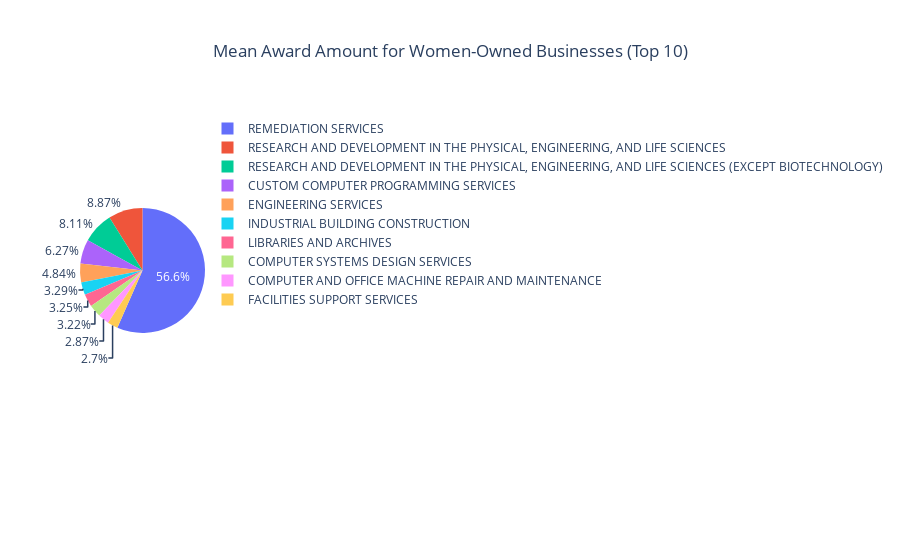
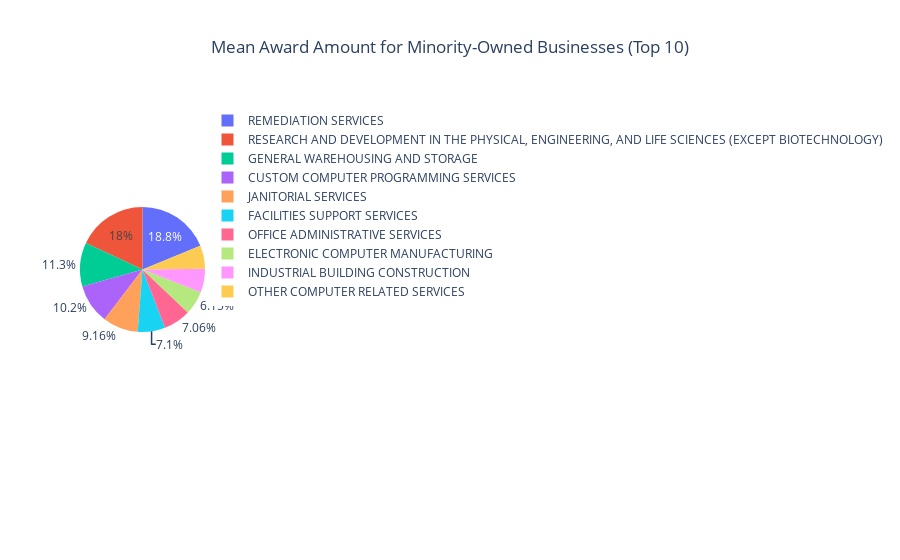

Source (notebook cell) for these figures, in order:
### Code cell
# Women-owned businesses
women_owned = data[data['woman_owned_business'] == 't']
mean_award_women_owned = women_owned.groupby('naics_description')['potential_total_value_of_award'].mean().reset_index().sort_values(by='potential_total_value_of_award', ascending=False).head(10)

fig = px.pie(mean_award_women_owned, values='potential_total_value_of_award', names='naics_description', title='Mean Award Amount for Women-Owned Businesses (Top 10)')
fig.update_layout(title_x=0.5)
fig.show()

# Minority-owned businesses
minority_owned = data[data['minority_owned_business'] == 't']
mean_award_minority_owned = minority_owned.groupby('naics_description')['potential_total_value_of_award'].mean().reset_index().sort_values(by='potential_total_value_of_award', ascending=False).head(10)

fig = px.pie(mean_award_minority_owned, values='potential_total_value_of_award', names='naics_description', title='Mean Award Amount for Minority-Owned Businesses (Top 10)')
fig.update_layout(title_x=0.5)
fig.show()

# Small businesses
small_business = data[data['contracting_officers_determination_of_business_size_code'] == 'S']
mean_award_small_business = small_business.groupby('naics_description')['potential_total_value_of_award'].mean().reset_index().sort_values(by='potential_total_value_of_award', ascending=False).head(10)

fig = px.pie(mean_award_small_business, values='potential_total_value_of_award', names='naics_description', title='Mean Award Amount for Small Businesses (Top 10)')
fig.update_layout(title_x=0.5)
fig.show()

### Figure 1 — Plotly figure (JSON) as saved in the notebook; plotly's stock layout.template omitted (floating-point values rounded to 4 significant figures)
{"data": [{"domain": {"x": [0, 1], "y": [0, 1]}, "hovertemplate": "naics_description=%{label}<br>potential_total_value_of_award=%{value}<extra></extra>", "labels": ["REMEDIATION SERVICES", "RESEARCH AND DEVELOPMENT IN THE PHYSICAL, ENGINEERING, AND LIFE SCIENCES", "RESEARCH AND DEVELOPMENT IN THE PHYSICAL, ENGINEERING, AND LIFE SCIENCES (EXCEPT BIOTECHNOLOGY)", "CUSTOM COMPUTER PROGRAMMING SERVICES", "ENGINEERING SERVICES", "INDUSTRIAL BUILDING CONSTRUCTION", "LIBRARIES AND ARCHIVES", "COMPUTER SYSTEMS DESIGN SERVICES", "COMPUTER AND OFFICE MACHINE REPAIR AND MAINTENANCE", "FACILITIES SUPPORT SERVICES"], "legendgroup": "", "name": "", "showlegend": true, "type": "pie", "values": [85430000.0, 13380000.0, 12240000.0, 9461000.0, 7306000.0, 4969000.0, 4903000.0, 4858000.0, 4334000.0, 4071000.0]}], "layout": {"legend": {"tracegroupgap": 0}, "title": {"text": "Mean Award Amount for Women-Owned Businesses (Top 10)", "x": 0.5}}}

### Figure 2 — Plotly figure (JSON) as saved in the notebook; plotly's stock layout.template omitted (floating-point values rounded to 4 significant figures)
{"data": [{"domain": {"x": [0, 1], "y": [0, 1]}, "hovertemplate": "naics_description=%{label}<br>potential_total_value_of_award=%{value}<extra></extra>", "labels": ["REMEDIATION SERVICES", "RESEARCH AND DEVELOPMENT IN THE PHYSICAL, ENGINEERING, AND LIFE SCIENCES (EXCEPT BIOTECHNOLOGY)", "GENERAL WAREHOUSING AND STORAGE", "CUSTOM COMPUTER PROGRAMMING SERVICES", "JANITORIAL SERVICES", "FACILITIES SUPPORT SERVICES", "OFFICE ADMINISTRATIVE SERVICES", "ELECTRONIC COMPUTER MANUFACTURING", "INDUSTRIAL BUILDING CONSTRUCTION", "OTHER COMPUTER RELATED SERVICES"], "legendgroup": "", "name": "", "showlegend": true, "type": "pie", "values": [15290000.0, 14660000.0, 9234000.0, 8337000.0, 7453000.0, 5780000.0, 5741000.0, 5000000.0, 4969000.0, 4901000.0]}], "layout": {"legend": {"tracegroupgap": 0}, "title": {"text": "Mean Award Amount for Minority-Owned Businesses (Top 10)", "x": 0.5}}}
